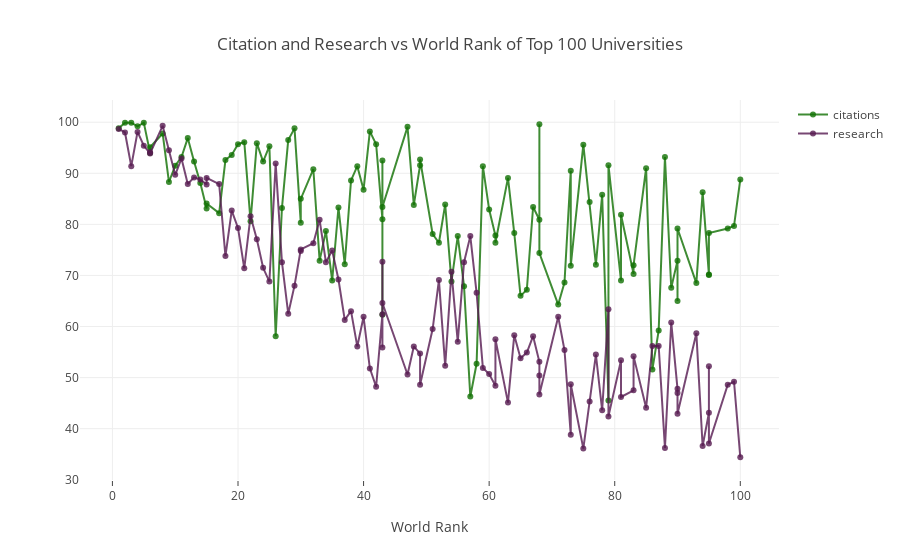

Write notebook code for a chart like this one.
### Code cell
chart1 = go.Scatter(
                    x = df.world_rank,
                    y = df.citations,
                    mode = "lines+markers",
                    name = "citations",
                    marker = dict(color = 'rgba(16, 112, 2, 0.8)'),
                    text= df.university_name
                    )
chart2 = go.Scatter(
                    x = df.world_rank,
                    y = df.research,
                    mode = "lines+markers",
                    name = "research",
                    marker = dict(color = 'rgba(86, 26, 80, 0.8)'),
                    text= df.university_name
                    )
data1 = [chart1, chart2]
layout = dict(title = 'Citation and Research vs World Rank of Top 100 Universities',
              xaxis= dict(title= 'World Rank',ticklen= 5,zeroline= False)
             )
fig = dict(data = data1, layout = layout)
py.iplot(fig)

### Figure 1 — Plotly figure (JSON) as saved in the notebook; plotly's stock layout.template omitted (floating-point values rounded to 4 significant figures)
{"data": [{"marker": {"color": "rgba(16, 112, 2, 0.8)"}, "mode": "lines+markers", "name": "citations", "text": ["Harvard University", "California Institute of Technology", "Massachusetts Institute of Technology", "Stanford University", "Princeton University", "University of Cambridge", "University of Oxford", "University of California, Berkeley", "Imperial College London", "Yale University", "University of California, Los Angeles", "University of Chicago", "Johns Hopkins University", "Cornell University", "ETH Zurich – Swiss Federal Institute of Technology Zurich", "University of Michigan", "University of Toronto", "Columbia University", "University of Pennsylvania", "Carnegie Mellon University", "University of Hong Kong", "University College London", "University of Washington", "Duke University", "Northwestern University", "University of Tokyo", "Georgia Institute of Technology", "Pohang University of Science and Technology", "University of California, Santa Barbara", "University of British Columbia", "University of North Carolina at Chapel Hill", "University of California, San Diego", "University of Illinois at Urbana-Champaign", "National University of Singapore", "McGill University", "University of Melbourne", "Peking University", "Washington University in St Louis", "École Polytechnique", "University of Edinburgh", "Hong Kong University of Science and Technology", "École Normale Supérieure", "Australian National University", "Karolinska Institute", "University of Göttingen", "University of Wisconsin", "Rice University", "École Polytechnique Fédérale de Lausanne", "University of California, Irvine", "University of Science and Technology of China", "Vanderbilt University", "University of Minnesota", "Tufts University", "University of California, Davis", "Brown University", "University of Massachusetts", "Kyoto University", "Tsinghua University", "Boston University", "New York University", "Emory University", "LMU Munich", "University of Notre Dame", "University of Pittsburgh", "Case Western Reserve University", "Ohio State University", "University of Colorado Boulder", "University of Bristol", "University of California, Santa Cruz", "Yeshiva University", "University of Sydney", "University of Virginia", "University of Adelaide", "University of Southern California", "William & Mary", "Trinity College Dublin", "King’s College London", "Stony Brook University", "Korea Advanced Institute of Science and Technology (KAIST)", "University of Sussex", "The University of Queensland", "University of York", "Heidelberg University", "University of Utah", "Durham University", "London School of Economics and Political Science", "University of Manchester", "Royal Holloway, University of London", "Lund University", "University of Southampton", "University of Zurich", "Wake Forest University", "McMaster University", "University College Dublin", "George Washington University", "University of Arizona", "University of Basel", "University of Maryland, College Park", "Dartmouth College", "École Normale Supérieure de Lyon"], "type": "scatter", "uid": "4ae8bb92-d50f-11e8-b3ab-784f43a735c9", "x": ["1", "2", "3", "4", "5", "6", "6", "8", "9", "10", "11", "12", "13", "14", "15", "15", "17", "18", "19", "20", "21", "22", "23", "24", "25", "26", "27", "28", "29", "30", "30", "32", "33", "34", "35", "36", "37", "38", "39", "40", "41", "42", "43", "43", "43", "43", "47", "48", "49", "49", "51", "52", "53", "54", "55", "56", "57", "58", "59", "60", "61", "61", "63", "64", "65", "66", "67", "68", "68", "68", "71", "72", "73", "73", "75", "76", "77", "78", "79", "79", "81", "81", "83", "83", "85", "86", "87", "88", "89", "90", "90", "90", "93", "94", "95", "95", "95", "98", "99", "100"], "y": [98.8, 99.9, 99.9, 99.2, 99.9, 94, 95.1, 97.8, 88.3, 91.5, 93.2, 96.9, 92.3, 88.1, 83.1, 84.1, 82.2, 92.6, 93.6, 95.7, 96.1, 80.6, 95.9, 92.3, 95.3, 58.1, 83.2, 96.5, 98.8, 80.3, 85, 90.8, 72.9, 78.7, 69, 83.3, 72.2, 88.6, 91.4, 86.8, 98.2, 95.7, 81, 62.3, 92.5, 83.4, 99.1, 83.8, 91.6, 92.7, 78.1, 76.4, 83.9, 68.8, 77.7, 67.9, 46.3, 52.7, 91.4, 82.9, 77.8, 76.4, 89.1, 78.3, 66, 67.2, 83.4, 80.9, 99.6, 74.4, 64.3, 68.6, 90.5, 71.9, 95.6, 84.4, 72.1, 85.8, 45.5, 91.6, 69, 81.9, 70.3, 72, 91, 51.6, 59.2, 93.2, 67.6, 72.9, 65, 79.2, 68.5, 86.3, 70.2, 70.1, 78.3, 79.2, 79.7, 88.8]}, {"marker": {"color": "rgba(86, 26, 80, 0.8)"}, "mode": "lines+markers", "name": "research", "text": ["Harvard University", "California Institute of Technology", "Massachusetts Institute of Technology", "Stanford University", "Princeton University", "University of Cambridge", "University of Oxford", "University of California, Berkeley", "Imperial College London", "Yale University", "University of California, Los Angeles", "University of Chicago", "Johns Hopkins University", "Cornell University", "ETH Zurich – Swiss Federal Institute of Technology Zurich", "University of Michigan", "University of Toronto", "Columbia University", "University of Pennsylvania", "Carnegie Mellon University", "University of Hong Kong", "University College London", "University of Washington", "Duke University", "Northwestern University", "University of Tokyo", "Georgia Institute of Technology", "Pohang University of Science and Technology", "University of California, Santa Barbara", "University of British Columbia", "University of North Carolina at Chapel Hill", "University of California, San Diego", "University of Illinois at Urbana-Champaign", "National University of Singapore", "McGill University", "University of Melbourne", "Peking University", "Washington University in St Louis", "École Polytechnique", "University of Edinburgh", "Hong Kong University of Science and Technology", "École Normale Supérieure", "Australian National University", "Karolinska Institute", "University of Göttingen", "University of Wisconsin", "Rice University", "École Polytechnique Fédérale de Lausanne", "University of California, Irvine", "University of Science and Technology of China", "Vanderbilt University", "University of Minnesota", "Tufts University", "University of California, Davis", "Brown University", "University of Massachusetts", "Kyoto University", "Tsinghua University", "Boston University", "New York University", "Emory University", "LMU Munich", "University of Notre Dame", "University of Pittsburgh", "Case Western Reserve University", "Ohio State University", "University of Colorado Boulder", "University of Bristol", "University of California, Santa Cruz", "Yeshiva University", "University of Sydney", "University of Virginia", "University of Adelaide", "University of Southern California", "William & Mary", "Trinity College Dublin", "King’s College London", "Stony Brook University", "Korea Advanced Institute of Science and Technology (KAIST)", "University of Sussex", "The University of Queensland", "University of York", "Heidelberg University", "University of Utah", "Durham University", "London School of Economics and Political Science", "University of Manchester", "Royal Holloway, University of London", "Lund University", "University of Southampton", "University of Zurich", "Wake Forest University", "McMaster University", "University College Dublin", "George Washington University", "University of Arizona", "University of Basel", "University of Maryland, College Park", "Dartmouth College", "École Normale Supérieure de Lyon"], "type": "scatter", "uid": "4ae8c6a8-d50f-11e8-8c79-784f43a735c9", "x": ["1", "2", "3", "4", "5", "6", "6", "8", "9", "10", "11", "12", "13", "14", "15", "15", "17", "18", "19", "20", "21", "22", "23", "24", "25", "26", "27", "28", "29", "30", "30", "32", "33", "34", "35", "36", "37", "38", "39", "40", "41", "42", "43", "43", "43", "43", "47", "48", "49", "49", "51", "52", "53", "54", "55", "56", "57", "58", "59", "60", "61", "61", "63", "64", "65", "66", "67", "68", "68", "68", "71", "72", "73", "73", "75", "76", "77", "78", "79", "79", "81", "81", "83", "83", "85", "86", "87", "88", "89", "90", "90", "90", "93", "94", "95", "95", "95", "98", "99", "100"], "y": [98.7, 98, 91.4, 98.1, 95.4, 94.1, 93.9, 99.3, 94.5, 89.7, 92.9, 87.9, 89.2, 88.8, 87.8, 89.1, 87.9, 73.8, 82.7, 79.3, 71.4, 81.6, 77.1, 71.5, 68.8, 91.9, 72.6, 62.5, 68, 74.8, 75.1, 76.3, 80.9, 72.6, 74.9, 69.2, 61.3, 63, 56.1, 61.9, 51.8, 48.2, 62.4, 72.7, 55.9, 64.6, 50.6, 56.1, 54.7, 48.6, 59.5, 69.1, 52.3, 70.7, 57, 72.6, 77.7, 66.6, 51.9, 50.7, 48.4, 57.5, 45.1, 58.3, 53.8, 54.9, 58.1, 53.1, 50.4, 46.7, 61.9, 55.4, 38.8, 48.7, 36.1, 45.3, 54.5, 43.6, 63.4, 42.4, 53.4, 46.2, 47.5, 54.2, 44.1, 56.2, 56.2, 36.2, 60.8, 47.8, 47, 42.9, 58.7, 36.6, 43.1, 52.2, 37.1, 48.6, 49.2, 34.4]}], "layout": {"title": "Citation and Research vs World Rank of Top 100 Universities", "xaxis": {"ticklen": 5, "title": "World Rank", "zeroline": false}}}
